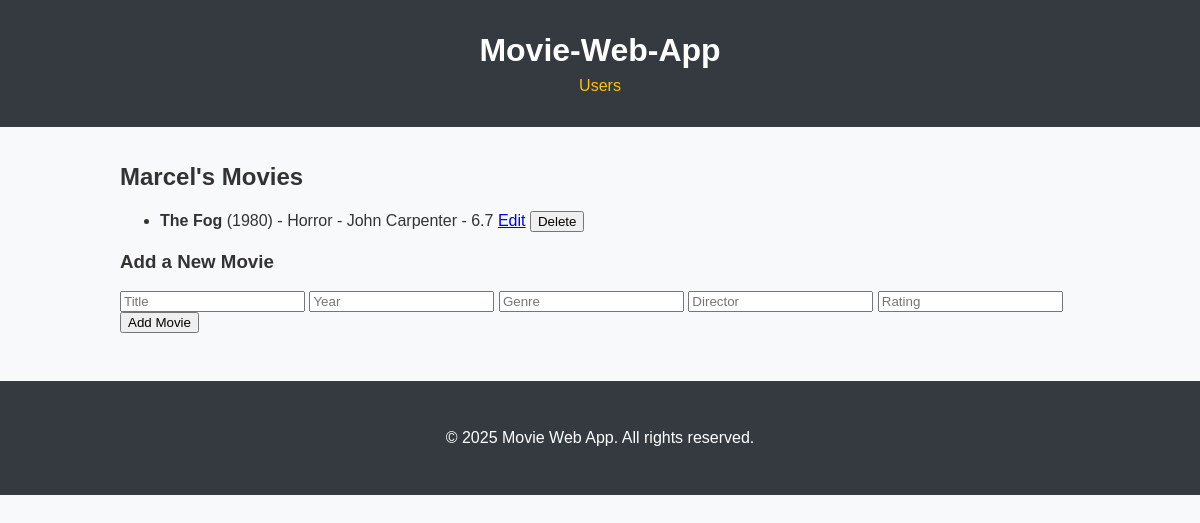
The app's page /users/1/movies with its own data.
### models.py (models this page shows)
class User(db.Model):
    id = db.Column(db.Integer, primary_key=True, autoincrement=True)
    name = db.Column(db.String(100))
    movies = db.relationship('Movie', backref='user', lazy=True)

class Movie(db.Model):
    id = db.Column(db.Integer, primary_key=True, autoincrement=True)
    title = db.Column(db.String(150))
    release_year = db.Column(db.Integer)
    genre = db.Column(db.String(100))
    director = db.Column(db.String(100))
    rating = db.Column(db.Float)
    user_id = db.Column(db.Integer, db.ForeignKey('user.id'))

### app.py (the view)
@app.route('/users/<int:user_id>/movies', methods=['GET', 'POST'])
def user_movies(user_id):
    if request.method == 'POST':
        movie_data = serialize_movie()
        data_manager.add_movie(user_id, movie_data)
        return redirect(url_for('user_movies', user_id=user_id))
    user = data_manager.get_user(user_id)
    movies = data_manager.get_user_movies(user_id)
    return render_template('user_movies.html', user=user, movies=movies)

### data_manager.py (called while the page is built)
    def get_user(self, user_id):
        return User.query.get(user_id)

    def get_user_movies(self, user_id):
        return Movie.query.filter_by(user_id=user_id).all()

### templates/user_movies.html
{% extends "base.html" %}
{% block content %}
<h2>{{ user.name }}'s Movies</h2>
<ul>
    {% for movie in movies %}
        <li>
            <strong>{{ movie.title }}</strong> ({{ movie.release_year }}) - {{ movie.genre }} - {{ movie.director }} - {{ movie.rating }}
            <a href="{{ url_for('edit_movie', user_id=user.id, movie_id=movie.id) }}">Edit</a>
            <form action="{{ url_for('delete_movie', user_id=user.id, movie_id=movie.id) }}" method="POST" style="display:inline">
                <button type="submit">Delete</button>
            </form>
        </li>
    {% endfor %}
</ul>
<h3>Add a New Movie</h3>
<form method="POST">
    <input name="title" placeholder="Title" required>
    <input name="release_year" placeholder="Year" required>
    <input name="genre" placeholder="Genre" required>
    <input name="director" placeholder="Director" required>
    <input name="rating" placeholder="Rating" required>
    <button type="submit">Add Movie</button>
</form>
{% endblock %}

### static/style.css (style rules this page uses)
body { font-family: Arial, sans-serif; margin: 0; background-color: #f8f9fa; color: #333; }

### records on screen
User: name "Marcel"
Movie: title "The Fog", release_year "1980", genre "Horror", director "John Carpenter", rating "6.7"
